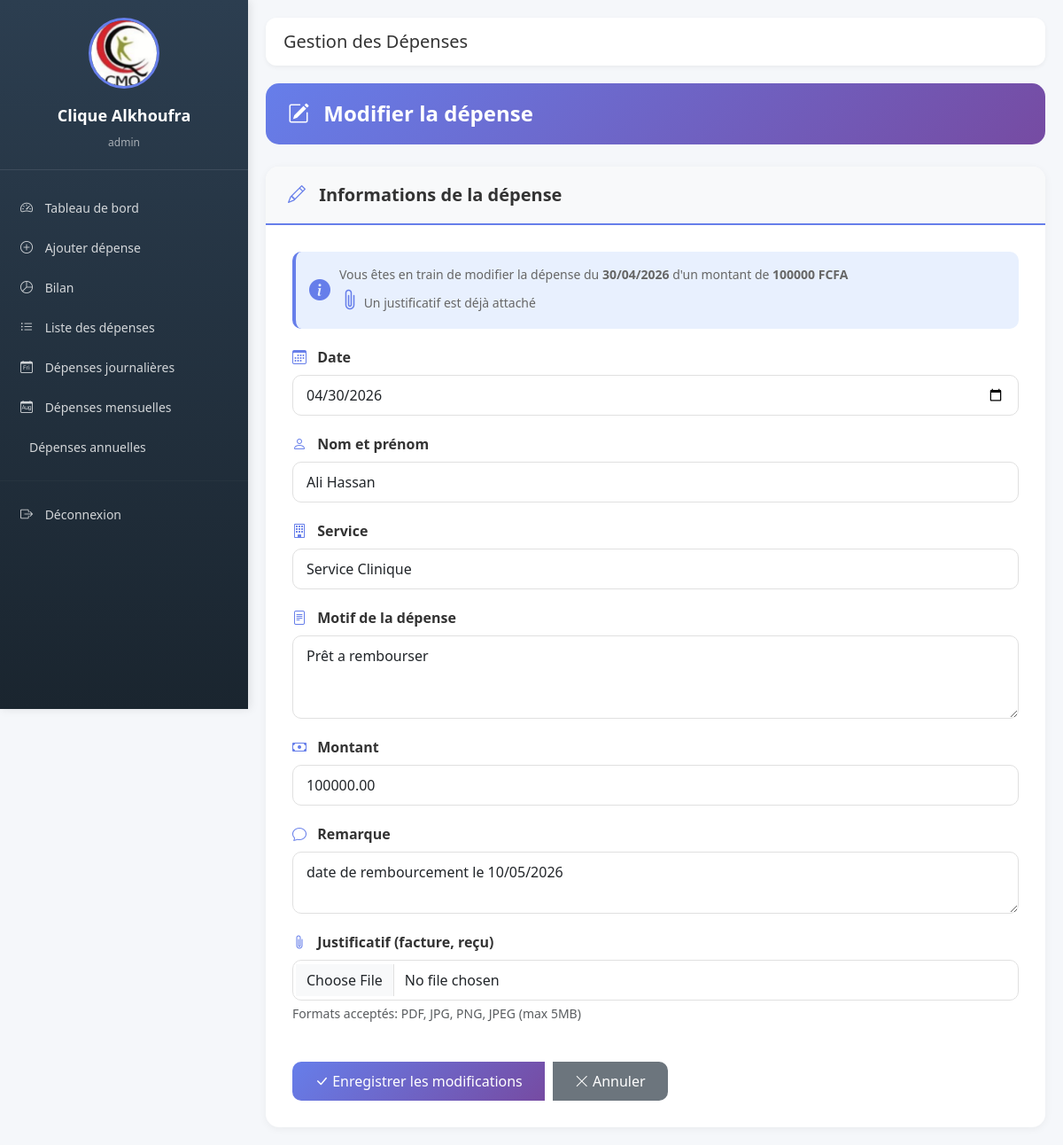
The app's page /modifier/1/ (signed in), older data.
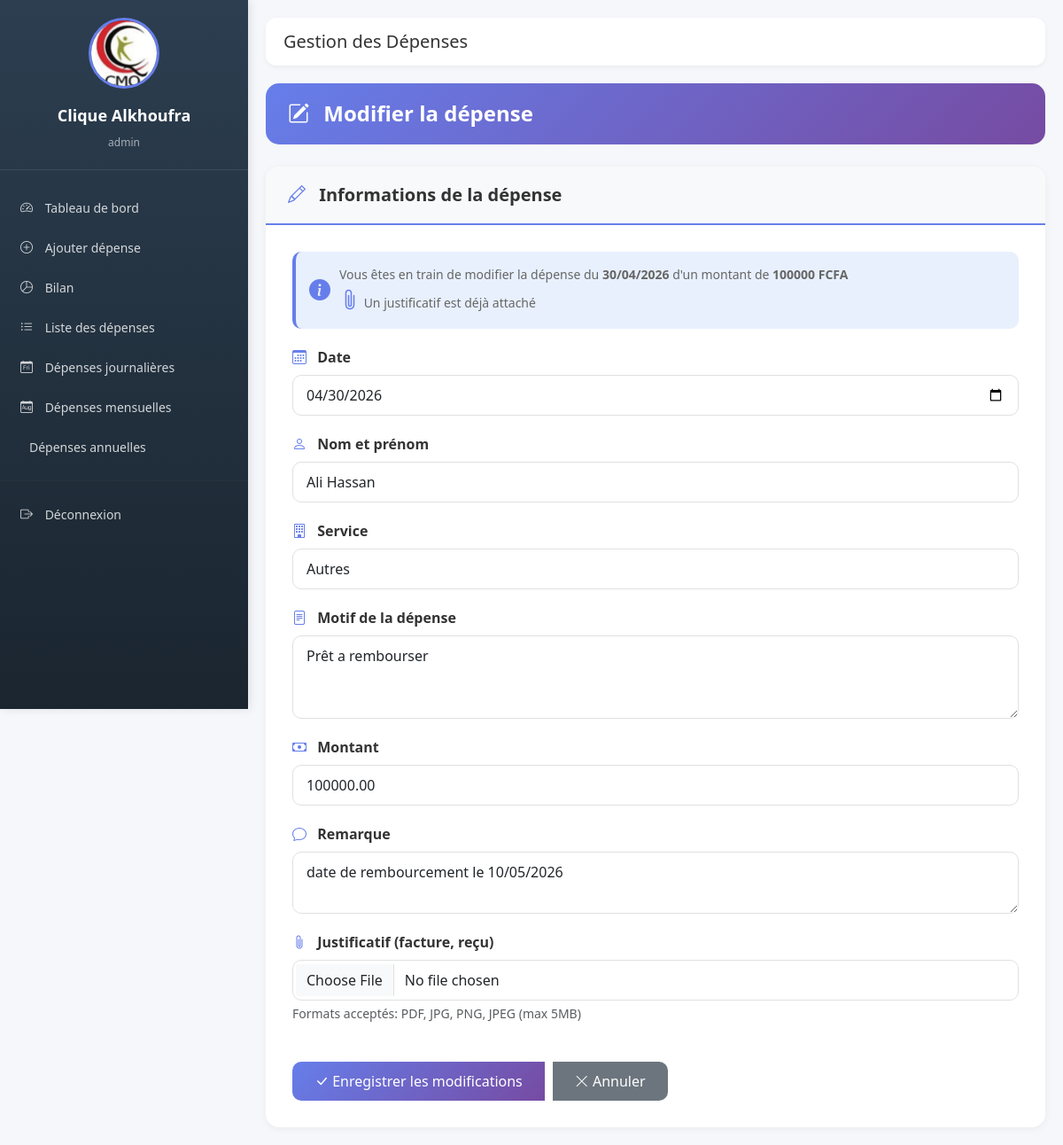
The same page, newer data.
### depenses/models.py (models this page shows, shortened)
class Depense(models.Model):
    SERVICES = [
        ('SERVICE_CLINIQUE', 'Service Clinique'),
        ('LABORATOIRE', 'Laboratoire'),
        ('CHIRURGIE_INFIRMERIE', 'Chirurgie et Infirmerie'),
        ('CARBURANT', 'Carburant'),
        ('MAINTENANCE', 'Maintenance'),
        ('LOCATION', 'Location'),
        ('CAMPUS_MEDECIN', 'Campus Médecin'),
        ('TAXES', 'Taxes'),
        ('SALAIRE', 'Salaire'),
        ('RECEPTION', 'Réception'),
        ('HYGIENE', 'Hygiène'),
        ('AUTRES', 'Autres'),
    ]
    date = models.DateField(default=timezone.now)
    nom_prenom = models.CharField(max_length=200, verbose_name="Nom et prénom")
    service = models.CharField(max_length=50, choices=SERVICES, default='AUTRES')
    motif_depense = models.TextField(verbose_name="Motif de la dépense")
    montant = models.DecimalField(max_digits=10, decimal_places=2)
    remarque = models.TextField(blank=True, null=True)
    nom_utilisateur = models.ForeignKey(User, on_delete=models.CASCADE)
    created_at = models.DateTimeField(auto_now_add=True)
    updated_at = models.DateTimeField(auto_now=True)
    justificatif = models.FileField(
        upload_to=upload_justificatif_path,
        verbose_name="Justificatif (facture, reçu)",
        blank=True,
        null=True,
        help_text="Formats acceptés: PDF, JPG, PNG, JPEG (max 5MB)"
    )
    justificatif_nom = models.CharField(max_length=255, blank=True, null=True)
    class Meta:
        ordering = ['-date']
        verbose_name = "Dépense"
        verbose_name_plural = "Dépenses"

### depenses/views.py (the view)
# urls.py: path('modifier/<int:pk>/', views.modifier_depense, name='modifier_depense'),
@login_required
def modifier_depense(request, pk):
    depense = get_object_or_404(Depense, pk=pk, nom_utilisateur=request.user)
    if request.method == 'POST':
        form = DepenseForm(request.POST, request.FILES, instance=depense)
        if form.is_valid():
            form.save()
            messages.success(request, "Dépense modifiée avec succès.")
            return redirect('liste_depenses')
    else:
        form = DepenseForm(instance=depense)
    return render(request, 'depenses/modifier_depense.html', {'form': form, 'depense': depense})

### depenses/forms.py (shortened to what this page needs)
class DepenseForm(forms.ModelForm):
    class Meta:
        model = Depense
        fields = ['date', 'nom_prenom', 'service', 'motif_depense', 'montant', 'remarque', 'justificatif']
        widgets = {
            'date': forms.DateInput(attrs={'type': 'date', 'class': 'form-control'}),
            'nom_prenom': forms.TextInput(attrs={'class': 'form-control', 'placeholder': 'Nom et prénom'}),
            'service': forms.Select(attrs={'class': 'form-control'}),
            'motif_depense': forms.Textarea(attrs={'class': 'form-control', 'rows': 3, 'placeholder': 'Motif de la dépense'}),
            'montant': forms.NumberInput(attrs={'class': 'form-control', 'placeholder': 'Montant en FCFA'}),
            'remarque': forms.Textarea(attrs={'class': 'form-control', 'rows': 2, 'placeholder': 'Remarques (optionnel)'}),
            'justificatif': forms.FileInput(attrs={'class': 'form-control', 'accept': '.pdf,.jpg,.jpeg,.png'}),
        }

### depenses/templates/depenses/modifier_depense.html (shortened to what this page needs)
{% extends 'depenses/base.html' %}
{% load django_bootstrap5 %}
{% load static %}
{% block content %}
<div class="page-container">
    <div class="page-header">
        <h2>
            <i class="bi bi-pencil-square"></i> Modifier la dépense
        </h2>
    </div>
    <div class="form-card">
        <div class="form-card-header">
            <h3>
                <i class="bi bi-pencil"></i> Informations de la dépense
            </h3>
        </div>
        <div class="form-card-body">
            <div class="info-badge">
                <i class="bi bi-info-circle-fill"></i>
                <div class="info-text">
                    Vous êtes en train de modifier la dépense du
                    <strong>{{ depense.date|date:"d/m/Y" }}</strong> d'un montant de
                    <strong>{{ depense.montant|floatformat:0 }} FCFA</strong>
                    {% if depense.justificatif %}
                        <br><i class="bi bi-paperclip"></i> Un justificatif est déjà attaché
                    {% endif %}
                </div>
            </div>
            <form method="post" enctype="multipart/form-data">
                {% for field in form %}
                <div class="form-group">
                    <label for="{{ field.id_for_label }}" class="form-label">
                        <i class="bi bi-{% if field.name == 'date' %}calendar3{% elif field.name == 'nom_prenom' %}person{% elif field.name == 'service' %}building{% elif field.name == 'motif_depense' %}file-text{% elif field.name == 'montant' %}cash{% elif field.name == 'justificatif' %}paperclip{% else %}chat{% endif %}"></i>
                        {{ field.label }}
                    </label>
                    {% if field.name == 'date' %}
                        <input type="date" name="{{ field.name }}" id="{{ field.id_for_label }}"
                               class="form-control" value="{{ field.value|date:'Y-m-d' }}">
                    {% else %}
                        {{ field }}
                    {% endif %}
                    {% if field.help_text %}
                        <small class="text-muted d-block mt-1">{{ field.help_text }}</small>
                    {% endif %}
                </div>
                {% endfor %}
                <div class="btn-group mt-4">
                    <button type="submit" class="btn btn-action btn-primary-custom">
                        <i class="bi bi-check-lg"></i> Enregistrer les modifications
                    </button>
                    <a href="{% url 'liste_depenses' %}" class="btn btn-action btn-secondary-custom">
                        <i class="bi bi-x-lg"></i> Annuler
                    </a>
                </div>
            </form>
        </div>
    </div>
</div>
{% endblock %}

Row changes from the older to the newer data that the page shows:
changed Depense "Ali Hassan": service "Service Clinique" → "Autres"
